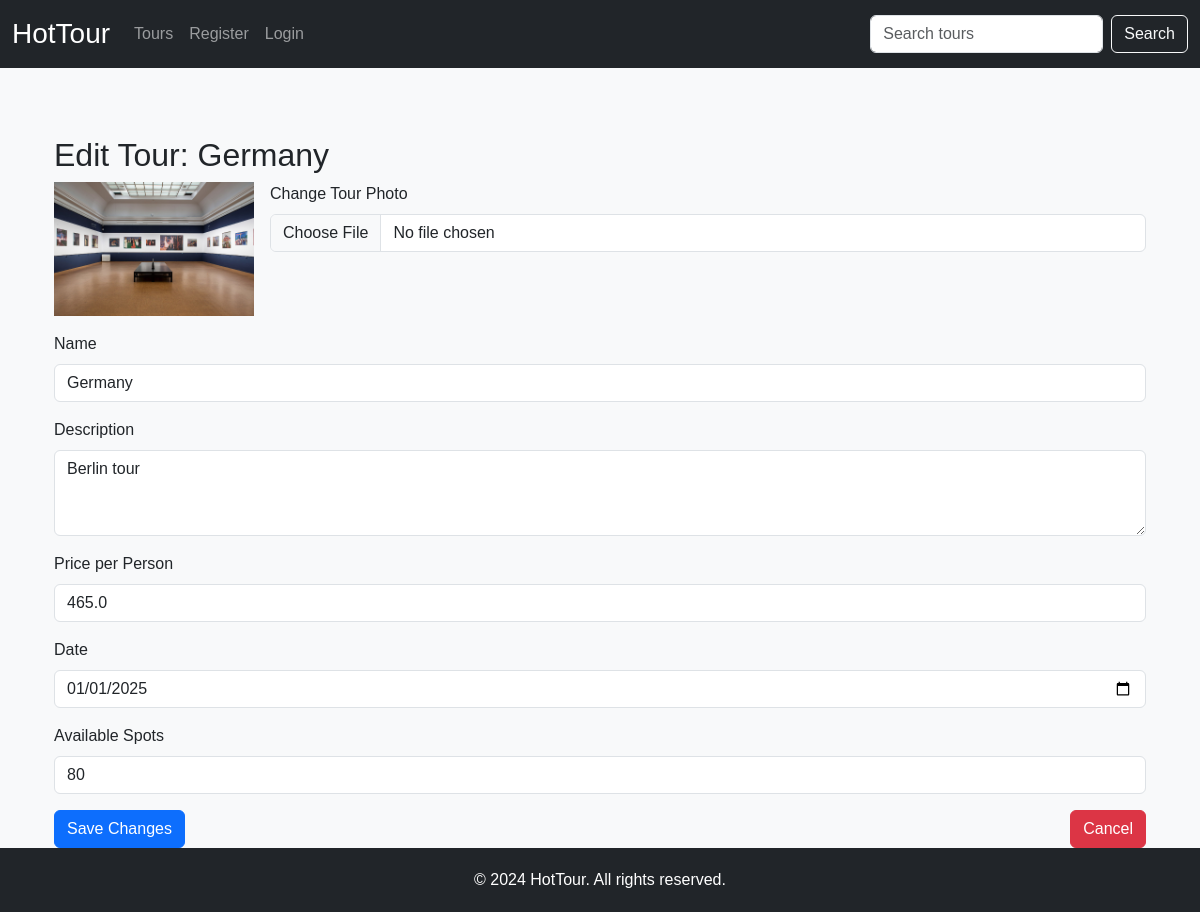
The app's page /edit_tour/2 with its own data.
### app/db.py (models this page shows)
class Tour(db.Model):
    id = db.Column(db.Integer, primary_key=True)
    creation_time = db.Column(db.DateTime, default=datetime.utcnow)
    name = db.Column(db.String(100), nullable=False)
    image_path = db.Column(db.String(100), nullable=False)
    description = db.Column(db.Text, nullable=False)
    price_per_person = db.Column(db.Float, nullable=False)
    date = db.Column(db.Date, nullable=False)
    available_spots = db.Column(db.Integer, nullable=False)

### app/views.py (the view, shortened to what this page needs)
@app.route('/edit_tour/<int:id>', methods=['GET', 'POST'])
def edit_tour(id):
    tour = Tour.query.get_or_404(id)
    return render_template('edit_tour.html', tour=tour)

### app/views.py (called while the page is built)
@app.context_processor
def context_processor():
    return dict(is_admin=is_admin)

### app/templates/edit_tour.html (shortened to what this page needs)
{% extends "base.html" %}
{% block content %}
<div class="container mt-5">
  <h2>Edit Tour: {{ tour.name }}</h2>
  <form method="POST" action="{{ url_for('edit_tour', id=tour.id) }}" enctype="multipart/form-data">
    <div class="d-flex align-items-start mb-3">
      <div class="me-3">
        <img src="{{ url_for('static', filename=tour.image_path) }}" alt="Current Tour Photo" style="max-width: 200px;">
      </div>
      <div class="flex-grow-1">
        <label for="photo" class="form-label">Change Tour Photo</label>
        <input type="file" id="photo" name="photo" class="form-control" accept="image/*">
      </div>
    </div>
    <div class="mb-3">
      <label for="name" class="form-label">Name</label>
      <input type="text" id="name" name="name" value="{{ tour.name }}" class="form-control" required>
    </div>
    <div class="mb-3">
      <label for="description" class="form-label">Description</label>
      <textarea id="description" name="description" class="form-control" rows="3" required>{{ tour.description }}</textarea>
    </div>
    <div class="mb-3">
      <label for="price_per_person" class="form-label">Price per Person</label>
      <input type="number" id="price_per_person" name="price_per_person" value="{{ tour.price_per_person }}" class="form-control" required>
    </div>
    <div class="mb-3">
      <label for="date" class="form-label">Date</label>
      <input type="date" id="date" name="date" value="{{ tour.date.strftime('%Y-%m-%d') }}" class="form-control" required>
    </div>
    <div class="mb-3">
      <label for="available_spots" class="form-label">Available Spots</label>
      <input type="number" id="available_spots" name="available_spots" value="{{ tour.available_spots }}" class="form-control" required>
    </div>
    <div class="d-flex justify-content-between">
      <button type="submit" class="btn btn-primary">Save Changes</button>
      <a href="{{ url_for('admin_panel') }}" class="btn btn-danger">Cancel</a>
    </div>
  </form>
</div>
{% endblock %}

### app/templates/base.html (style rules this page uses)
body { font-family: Arial, sans-serif; background-color: #f8f9fa; display: flex; flex-direction: column; min-height: 100vh; }

### records on screen
Tour: name "Germany", image_path (picture), description "Berlin tour", price_per_person "465.0", date "01/01/2025", available_spots "80"
